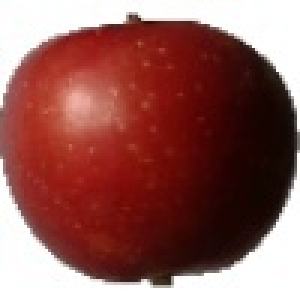
#> input picture f1.jpg, 100 x 100 px (shown 3 times larger)
$ jupyter execute --allow-errors Answer_Modul_6.ipynb
#> lines starting #> are read from the running program, lines starting #| are printed output that depends on the picture
[cell 1]
from PIL import Image

Img = Image.open('f1.jpg')
#> Img is the input picture: PIL image 100x100 RGB; mean R, G, B 147.3, 93.9, 89.5
Img.size
#> Out = (100, 100)
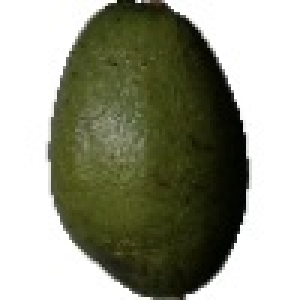
#> input picture f2.jpg, 100 x 100 px (shown 3 times larger)
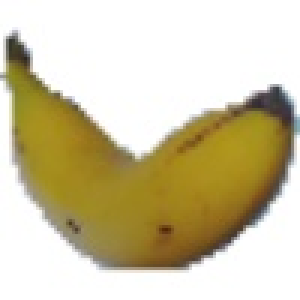
#> input picture f3.jpg, 100 x 100 px (shown 3 times larger)
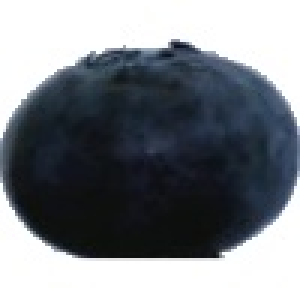
#> input picture f4.jpg, 100 x 100 px (shown 3 times larger)
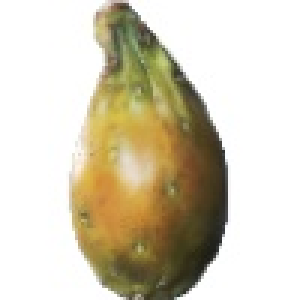
#> input picture f5.jpg, 100 x 100 px (shown 3 times larger)
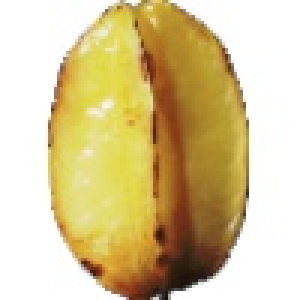
#> input picture f6.jpg, 100 x 100 px (shown 3 times larger)

#> (a cell that did not finish here is left out)

#> (a cell that did not finish here is left out)

#> (a cell that did not finish here is left out)

[cell 5]
img1 = Image.open('f4.jpg')
#> img1 is the input picture: PIL image 100x100 RGB; mean R, G, B 124.7, 129.3, 134.9
